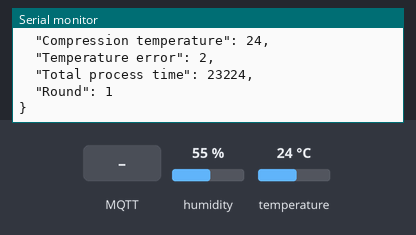
The sketch below on a simulated ESP8266 (NodeMCU). Shown: the last lines printed to the serial monitor. The test bench sets the inputs (shaded band); at power-on: humidity 55 %, temperature 24 °C. WiFi joins after 1.5 s; servers stay silent unless stated; no MQTT or app messages arrive unless stated.

Above: at 7.9 s.
8.0 s: MQTT message "1" arrives on the first subscribed topic
At 9.2 s:
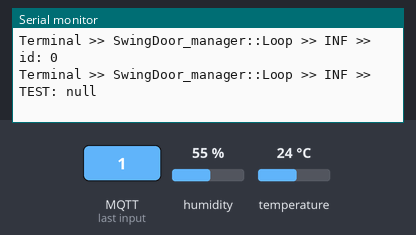
9.5 s: MQTT message "on" arrives on the first subscribed topic
At 10.1 s:
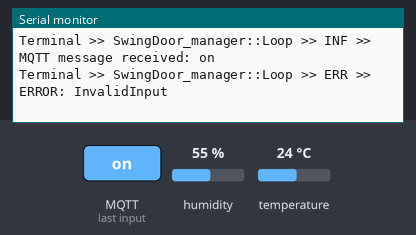
11.1 s: MQTT message "off" arrives on the first subscribed topic
At 11.25 s:
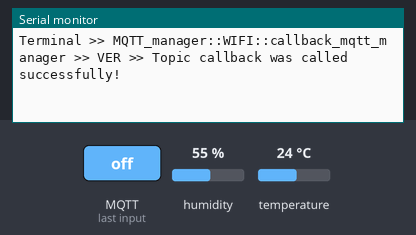
12.7 s: humidity set to 22 %
At 13.8 s:
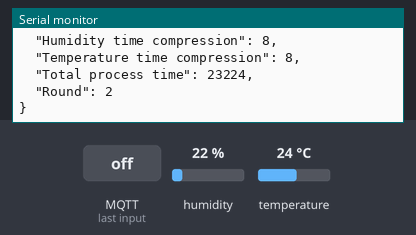
14.2 s: temperature set to 12 °C
15.7 s: humidity set to 40 %
At 17.9 s:
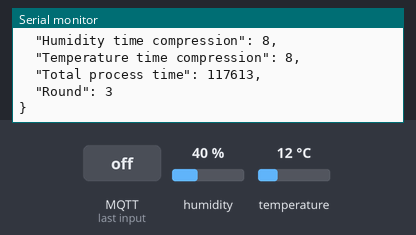

The sketch:

Swing_door.ino
```cpp
// Visual Micro is in vMicro>General>Tutorial Mode
//
/*
    Name:       Swing_door.ino
    Created:	09-Aug-18 6:32:07 PM
    Author:     Juan David Arias Correa
*/

// Define User Types below here or use a .h file
//


// Define Function Prototypes that use User Types below here or use a .h file
//


// Define Functions below here or use other .ino or cpp files
//

// The setup() function runs once each time the micro-controller starts


#include "Settings.h"
#include "SwingDoor_manager.h"


SwingDoor_manager *SD_manager = new SwingDoor_manager();


void setup()
{
	SD_manager->setup();
}

// Add the main program code into the continuous loop() function
void loop()
{
	SD_manager->loop();

}
```

Console_manager.cpp
```cpp
//
//
//

#include "Console_manager.h"

Console_manager::Console_manager(Stream &stream) : m_stream(stream) {
}


void Console_manager::init(String console_name = "Console") {
  m_console_name = console_name;
}


void Console_manager::publish(String str_context, String str_message, MsgLogType type_message) {
  #if  defined(SHOW_CONSOLE_MESSAGES) & (defined(SHOW_ERR_MESSAGES) || defined(SHOW_INF_MESSAGES) || defined(SHOW_VER_MESSAGES) || defined(SHOW_WAR_MESSAGES))
  String aux_string = "";
  switch (type_message) {
    case INF_LOG:
      #ifdef SHOW_INF_MESSAGES
      aux_string = m_console_name + " >> " + str_context + " >> INF >> " + str_message;
      #endif // SHOW_ERR_MESSAGES
      break;
    case ERR_LOG:
      #ifdef SHOW_ERR_MESSAGES
      aux_string = m_console_name + " >> " + str_context + " >> ERR >> " + str_message;
      #endif	// SHOW_ERR_MESSAGES
      break;
    case VER_LOG:
      #ifdef SHOW_VER_MESSAGES
      aux_string = m_console_name + " >> " + str_context + " >> VER >> " + str_message;
      #endif	//SHOW_VER_MESSAGES
      break;
    case EXE_LOG:
      #ifdef SHOW_VER_MESSAGES
      aux_string = m_console_name + " >> " + str_context + " >> EXE >> " + str_message;
      #endif	//SHOW_VER_MESSAGES
      break;
    case WAR_LOG:
      #ifdef SHOW_WAR_MESSAGES
      aux_string = m_console_name + " >> " + str_context + " >> WAR >> " + str_message;
      //EMIT_WARNING_LOOP_LIGHT
      #endif	//SHOW_WAR_MESSAGES
      break;
    default:
      aux_string = m_console_name + " >> helo_message  >> ERR >> No valid type message";
      break;
  }
  m_stream.println(aux_string);
  #endif
}

//Console_Manager m_console;
```

Console_manager.h
```cpp
// Console_Manager.h

#ifndef _CONSOLE_MANAGER_h
#define _CONSOLE_MANAGER_h


#if defined(ARDUINO) && ARDUINO >= 100
  #include "Arduino.h"
#else
  #include "WProgram.h"

#endif
/*
#ifndef  CONSOLE_STREAMER_BAUDRATE
  #define CONSOLE_STREAMER_BAUDRATE 115200
#endif // !#define CONSOLE_STREAMER_BAUDRATE
*/
//*******************************************CONDITIONAL DEFINITIONS - DEFINITIONS**********************************//
#define SHOW_CONSOLE_MESSAGES
#define SHOW_ERR_MESSAGES
#define SHOW_INF_MESSAGES
#define SHOW_VER_MESSAGES
#define SHOW_WAR_MESSAGES
/// <summary>
/// Enum with the different types of messages that can be sent through of a Console_Manager object to the m_console
/// </summary>
/// ----------------------------------------------------------------------------------------------
/// ************************************************TYPES DEFINITION**************************************************//
typedef enum MsgLogTypes {
  /// <summary>
  /// Used to send an infomative message
  /// </summary>
  INF_LOG,
  /// <summary>
  /// Used to send an error message
  /// </summary>
  ERR_LOG,
  /// <summary>
  /// The executable log
  /// </summary>
  EXE_LOG,
  /// <summary>
  /// Used to send a verbose message
  /// </summary>
  VER_LOG,
  /// <summary>
  /// Used to send a warning message
  /// </summary>
  WAR_LOG
} MsgLogType;

/// <summary>
/// Console_msg_manager  are objects that allow to implement a m_console log using a serial port as streamer
/// </summary>
class Console_manager {
 private:
  /// <summary>
  /// Reference to serial or software serial object
  /// </summary>
  Stream  &m_stream;
  /// <summary>
  /// Name that is showed in the m_console when a message log is sent. Default value: "Console"
  /// </summary>
  String m_console_name;


 protected:

 public:
  /// <summary>
  /// Initializes a new instance of the Console_msg_managerClass.
  /// </summary>
  /// <param name="stream">The stream.</param>
  Console_manager(Stream &stream);
  /// <summary>
  /// Initializes the specified m_console name.
  /// </summary>
  /// <param name="console_name">Name of the m_console.</param>
  void init(String console_name);
  /// <summary>
  /// Publishes a message in the m_console log
  /// </summary>
  /// <param name="str_context">Specify the context from is sent the message</param>
  /// <param name="str_message">Message.</param>
  /// <param name="type_message">Type message.</param>
  void publish(String str_context, String str_message, MsgLogType type_message);
};
#endif

extern Console_manager console;
```

Execution_state.h
```cpp
#ifndef Execution_state_h
#define Execution_state_h

/// <summary>
/// Enum with the different expected execution states that can be returned by specific methods or procedures
/// </summary>
typedef enum ExecutionState {
	EXE_ERROR,
	EXE_OK,
	EXE_ABORT,
	EXE_WARNING,
	EXE_WAIT,
} ExecutionState;
//----------------------------------------------------------------------------------------------

#endif /* Execution_state_types_h */
```

MQTT_manager.cpp
```cpp
//
//
//

#include "MQTT_manager.h"


//Static values initialization
const String MQTT_manager::class_name = "MQTT_manager";
const String MQTT_manager::class_context = "MQTT_manager::";


MQTT_manager::MQTT_manager(Console_manager *t_console) {
	this->console = t_console;
}


ExecutionState MQTT_manager::init(char *device_name, char *mqtt_server, int mqtt_port)
{
	const String method_name = "init";
		mqtt_client = wifi_client;
		this->device_name = device_name;
		this->server = mqtt_server;
		this->port = mqtt_port;
		mqtt_client.setServer(this->server, this->port);
		mqtt_client.setCallback(callback_mqtt_wifi_manager);
		if (connect_to_brocker() == EXE_ERROR) return EXE_ERROR;
		return EXE_OK;


}

void MQTT_manager::callback_mqtt_wifi_manager(char *topic, uint8_t *payload, unsigned int length) {
	const String method_name = "callback_mqtt_manager";

	String str_payload;
	for (int i = 0; i < length; i++) {
		str_payload += (char)payload[i];
	}
	console->publish(class_context + "WIFI::" + method_name, "Message arrived [" + String(topic) + "]: " + str_payload, INF_LOG);

	for (int i = 0; i <= index_subscription_wifi; i++) {
		if (strcmp(arr_subscribed_topic_names_wifi[i], topic) == 0) {
			arr_subscribed_topics_callbacks_wifi[i](str_payload);
			console->publish(class_context + "WIFI::" + method_name, "Topic callback was called successfully!", VER_LOG);
		}
	}
}


ExecutionState MQTT_manager::connect_to_brocker() {
	/****************************************************************/
	const String method_name = "connect_to_brocker"; //Mandatory  line
													 /****************************************************************/
	short attempts = 0;
	// Loop until we're reconnected
	while (!mqtt_client.connected()) {
		console->publish(class_context  + method_name, "Attempting MQTT connection to brocker: " + String(server), INF_LOG);
		// Attempt to connect
		if (mqtt_client.connect(device_name)) {
			console->publish(class_context  + method_name, "connected", INF_LOG);
		}
		else {
			if (++attempts == MAX_ATTEMPTS_TO_CONNECT_MQTT) return EXE_ERROR;
			console->publish(class_context +  method_name, "Failed, rc=" + String(mqtt_client.state()) + ", Attempt: " + String(attempts) + ", try again in 3 seconds", WAR_LOG);

		}
	}
	return EXE_OK;
}

ExecutionState MQTT_manager::loop() {
	/****************************************************************/
	const String method_name = "mqtt_loop";					//Mandatory  line
															/****************************************************************/
	if (!mqtt_client.connected()) {
		//Reconnection
		if (connect_to_brocker() == EXE_ERROR) return EXE_ERROR;
	}
	mqtt_client.loop();
	return EXE_OK;
}


ExecutionState MQTT_manager::subscribe(char *topic_to_sub, void(*topic_callback_function)(String)) {
	/****************************************************************/
	const String method_name = "subscribe";				//Mandatory  line
														/****************************************************************/
														//Add to the callback_mqtt_manager lists


		if (++index_subscription_wifi < MAX__NUMBER_OF_ALLOWED_SUBSCRIPTION - 1) {
			if (mqtt_client.connected()) {
				// ... and resubscribe
				if (mqtt_client.subscribe(topic_to_sub)) {
					arr_subscribed_topics_callbacks_wifi[index_subscription_wifi] = topic_callback_function;
					arr_subscribed_topic_names_wifi[index_subscription_wifi] = topic_to_sub;
					console->publish(class_context  + method_name, "Subscription in topic: '" + String(topic_to_sub) + "'  was successfull!", INF_LOG);
					return EXE_OK;
				}
				else {
					console->publish(class_context  + method_name, "Subscription in topic: '" + String(topic_to_sub) + "'  failed!", WAR_LOG);
					return EXE_WARNING;
				}
			}
			else {
				console->publish(class_context  + method_name, "There aren't a stablished connection to the brocker", ERR_LOG);
				return EXE_ERROR;
			}
		}
		else {
			console->publish(class_context  + method_name, "Max number of subscriptions was reached", WAR_LOG);
			return EXE_WARNING;
		}

}

ExecutionState MQTT_manager::publish(char *topic_to_pub, char *msg) {
	/****************************************************************/
	const String method_name = "publish";			//Mandatory  line
													/****************************************************************/
	if (mqtt_client.connected()) {
		// Once connected, publish an announcement...
		if (mqtt_client.publish(topic_to_pub, msg)) {
			console->publish(class_context  + method_name, "the device message  was published in topic: " + String(topic_to_pub) + " successfully!", INF_LOG);
			return EXE_OK;
		}
		else {
			console->publish(class_context  + method_name, "Publication in topic: '" + String(topic_to_pub) + "'  failed!", WAR_LOG);
			return EXE_WARNING;
		}
	}
	else {
		console->publish(class_context + method_name, "There aren't a stablished connection to the brocker", ERR_LOG);
		return EXE_ERROR;
	}
}


int MQTT_manager::index_subscription_wifi = -1;
char *MQTT_manager::arr_subscribed_topic_names_wifi[MAX__NUMBER_OF_ALLOWED_SUBSCRIPTION];
void(*MQTT_manager::arr_subscribed_topics_callbacks_wifi[MAX__NUMBER_OF_ALLOWED_SUBSCRIPTION])(String);
Console_manager *MQTT_manager::console;
```

MQTT_manager.h
```cpp
// MQTT_manager.h

#ifndef _MQTT_MANAGER_h
#define _MQTT_MANAGER_h

#if defined(ARDUINO) && ARDUINO >= 100
	#include "arduino.h"
#else
	#include "WProgram.h"
#endif

#include <PubSubClient.h>
#include "WiFi_manager.h"
#include "Execution_state.h"
#include "Console_manager.h"

#define MQTT_ECHO_TOPIC												"mqtt_echo_topic"
#define DO_FORWARD_TO_MQTT_ECHO_TOPIC
#define MAX_ATTEMPTS_TO_CONNECT_MQTT					5
#define MAX__NUMBER_OF_ALLOWED_SUBSCRIPTION		20


class MQTT_manager {

private:
	static Console_manager *console;
	static const String class_name;
	static const String class_context;
	char  *device_name;
	char  *server;
	int  port;
	WiFiClient        wifi_client;
	PubSubClient      mqtt_client;
	static int index_subscription_wifi;
	static char *arr_subscribed_topic_names_wifi[MAX__NUMBER_OF_ALLOWED_SUBSCRIPTION];
	static void(*arr_subscribed_topics_callbacks_wifi[MAX__NUMBER_OF_ALLOWED_SUBSCRIPTION])(String);

public:

	MQTT_manager(Console_manager *);
	ExecutionState init(char *device_name, char *mqtt_server, int mqtt_port);
	static void callback_mqtt_wifi_manager(char *, uint8_t *, unsigned int);
	ExecutionState connect_to_brocker();
	ExecutionState loop();
	ExecutionState subscribe(char *, void(*function)(String));
	ExecutionState publish(char *, char *);


};


#endif
```

SDT.cpp
```cpp
#include"SDT.h"

const String SDT::class_name = "Swinging Door";
const String SDT::class_context = "Swing Door::";

void SDT::first(double value)
{
	max_slope_upper = SLOPE_OF_UPPER_DOOR; 	//Step 4
	min_slope_lower = SLOPE_OF_LOWER_DOOR; 	//Step 4
#ifdef SHOW_SDT_INFORMATION_PROCESS
	String method_name = "CHECK";
	String string_helper = "";
	string_helper += "MAX: ";
	string_helper += max_slope_upper;
	string_helper += " MIN: ";
	string_helper += min_slope_lower;
	console->publish(class_context + method_name, string_helper, INF_LOG);
#endif
#ifdef VARIABLE_ERROR_COMPRESSION
	MAX = { time_line,value };
	MIN = { time_line,value };
#endif
	last_point = { time_line,value };
}

SDT::SDT(Console_manager *t_console)
{
	this->console = t_console;

}

SDT_I SDT::begin(double t_error, double t_maximum_time, double t_minimum_time, double t_value)
{

	//STEP 1 and 2 of the Swinging door algorithm
    #ifdef SDT_PORCENTUAL_ERROR
		if (t_error > 100 && t_error >= 0) error = t_error;
		else return EXE_ERROR;
    #else
		error = t_error;
    #endif
	init = true;
	maximum_time = t_maximum_time;
	minimum_time = t_minimum_time;
	swing_value = {0,t_value};
	time_line = 0;
	first_time = true;
	return {SDT_VALUE,t_value,t_error};
}

SDT_I SDT::check(double value) //step 3
{
	time_line++;
	double temporal;
	if (first_time)
	{
		first(value);
		first_time = false;
		return { SDT_OK, 0,error};
	}
	else
	{
		temporal = SLOPE_OF_UPPER_DOOR; 	//Step 4
		if (temporal > max_slope_upper)     //step 5
		{
			max_slope_upper = temporal;
			#ifdef VARIABLE_ERROR_COMPRESSION
				MAX = { time_line,value };
			#endif
			if (max_slope_upper > min_slope_lower)
			{
				#ifdef SHOW_SDT_INFORMATION_PROCESS
				String method_name = "CHECK";
				String string_helper = "";
				string_helper = "";
				string_helper += "MAX: ";
				string_helper += max_slope_upper;
				string_helper += " MIN: ";
				string_helper += min_slope_lower;
				string_helper += " SO: ";
				string_helper += OUT_SLOPE;
				string_helper += " CX(I+1): ";
				string_helper += UPPER_TIME_OUT_SLOPE;
				string_helper += " OY ";
				string_helper += UPPER_OUT_Y;
				string_helper += '\n';
				string_helper += "UPPER_TIME_OUT_SLOPE FORMULA: ";
				string_helper += '\n';
				string_helper += "(";
									string_helper += UPPER_PIVOT;
									string_helper += "-";
									string_helper += last_point.Y;
									string_helper += "+";
									string_helper += OUT_SLOPE;
									string_helper += "X";
									string_helper += last_point.X;
									string_helper += "-";
									string_helper += min_slope_lower;
									string_helper += "X";
									string_helper += swing_value.X;
				string_helper += ")/(";
									string_helper += OUT_SLOPE;
									string_helper += "-";
									string_helper += min_slope_lower;
				string_helper += ")";
				console->publish(class_context + method_name, string_helper, INF_LOG);
				#endif
				#ifdef VARIABLE_ERROR_COMPRESSION
					if (time_line < minimum_time) error = NEW_ERROR;
					return { SDT_OK, 0,error };
				#endif
				SDT_coordinates coordinates = {UPPER_TIME_OUT_SLOPE,UPPER_NEW_VALUE};
				swing_value = coordinates;
				first(value);
				return { SDT_VALUE,coordinates.Y,error };
			}
		}
		temporal = SLOPE_OF_LOWER_DOOR; 	//Step 4
		if (temporal< min_slope_lower)      //step 5
		{
			min_slope_lower = temporal;
			#ifdef VARIABLE_ERROR_COMPRESSION
			MIN = { time_line,value };
            #endif
			if (max_slope_upper > min_slope_lower)
			{
				#ifdef SHOW_SDT_INFORMATION_PROCESS
				String method_name = "CHECK";
				String string_helper = "";
				string_helper = "";
				string_helper += "MAX: ";
				string_helper += max_slope_upper;
				string_helper += " MIN: ";
				string_helper += min_slope_lower;
				string_helper += " SO: ";
				string_helper += OUT_SLOPE;
				string_helper += " CX(I+1): ";
				string_helper += LOWER_TIME_OUT_SLOPE;
				string_helper += " OY ";
				string_helper += LOWER_OUT_Y;
				string_helper += '\n';
				string_helper += "LOWER_TIME_OUT_SLOPE FORMULA: ";
				string_helper += '\n';
				string_helper += "(";
				string_helper += LOWER_PIVOT;
				string_helper += "-";
				string_helper += last_point.Y;
				string_helper += "+";
				string_helper += OUT_SLOPE;
				string_helper += "X";
				string_helper += last_point.X;
				string_helper += "-";
				string_helper += max_slope_upper;
				string_helper += "X";
				string_helper += swing_value.X;
				string_helper += ")/(";
				string_helper += OUT_SLOPE;
				string_helper += "-";
				string_helper += max_slope_upper;
				string_helper += ")";
				console->publish(class_context + method_name, string_helper, INF_LOG);
                #endif
				#ifdef VARIABLE_ERROR_COMPRESSION
					if (time_line < minimum_time) error = NEW_ERROR;
					return { SDT_OK, 0,error };
				#endif
				SDT_coordinates coordinates = {LOWER_TIME_OUT_SLOPE,LOWER_NEW_VALUE };
				swing_value = coordinates;
				first(value);
				return { SDT_VALUE,coordinates.Y,error };
			}
		}

	}
	#ifdef SHOW_SDT_INFORMATION_PROCESS
	String method_name = "CHECK";
	String string_helper = "";
	string_helper = "";
	string_helper += "MAX: ";
	string_helper += max_slope_upper;
	string_helper += " MIN: ";
	string_helper += min_slope_lower;
	console->publish(class_context + method_name, string_helper, INF_LOG);
	#endif
	last_point = {time_line,value};
	return { SDT_OK, 0,error};
}
```

Source omitted: SDT.h (3749 bytes), SD_algorithm.cpp (1427 bytes), SD_algorithm.h (1364 bytes), SwingDoor_manager.cpp (6356 bytes), SwingDoor_manager.h (1369 bytes), WiFi_manager.cpp (6864 bytes), WiFi_manager.h (3066 bytes), Settings.h (1051 bytes)

Measured:
- after the input at 8.0 s, the serial monitor: prints a new line at once (image 1)
- after the input at 9.5 s, the serial monitor: prints a new line at once (image 2)
- after the input at 11.1 s, the serial monitor: prints a new line at once (image 3)
- after the input at 15.7 s, the serial monitor: prints a new line after 0.77 s (image 5)
